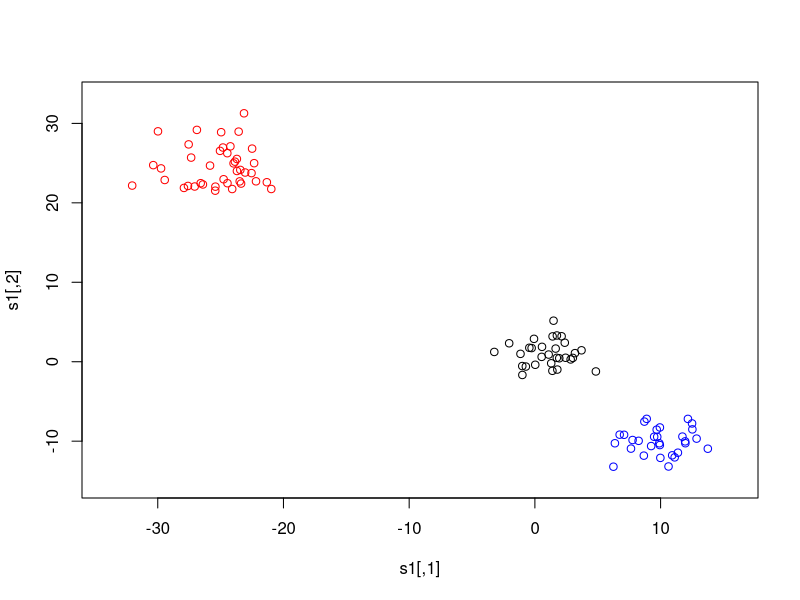

Generate this figure with R: (Note: this script raises an error after producing the figure.)

### Simulation 1: zero errors
library(gdata)
library(mclust)
library(MASS)

# set sample size
nvec = c(3,3,4) * 10
n = sum(nvec)
p = 2

mu1 = c(1,1)
mu2 = c(10,-10)
mu3 = c(-25,25)

# set errors to be zero
err = array(0, dim=c(p,p,n))  
for(i in 1:n){
  err[,,i] = matrix(0,p,p)
  diag(err[,,i]) = 0
}

sigma1 = matrix(c(3,0,0,3),nrow=2)
sigma2 = matrix(c(5,0,0,5),nrow=2)
sigma3 = matrix(c(7,0,0,7),nrow=2)

set.seed(0)
s1 = mvrnorm(nvec[1], mu1, (sigma1+err[,,1]))
s2 = mvrnorm(nvec[2], mu2, (sigma2+err[,,1]))
s3 = mvrnorm(nvec[3], mu3, (sigma3+err[,,1]))

# true membership matrix:
temp = c(rep(c(1,0,0),nvec[1]),rep(c(0,1,0),nvec[2]),rep(c(0,0,1),nvec[3]))
z.true = matrix(temp, nrow=n, byrow=TRUE)

samp = rbind(s1,s2,s3)

x1 = min(samp[,1])-2
x2 = max(samp[,1])+2
y1 = min(samp[,2])-2
y2 = max(samp[,2])+2

plot(s1,xlim=c(x1,x2),ylim=c(y1,y2))
points(s2, col="blue")
points(s3, col="red")

z.ini = z.true

library(gdata)
library(mclust)

my.result = ME.VVV.err(samp, z.ini, err)

mc.result = meVVV(samp,z.ini)

save(my.result,mc.result,file="sim1_result.RData")
